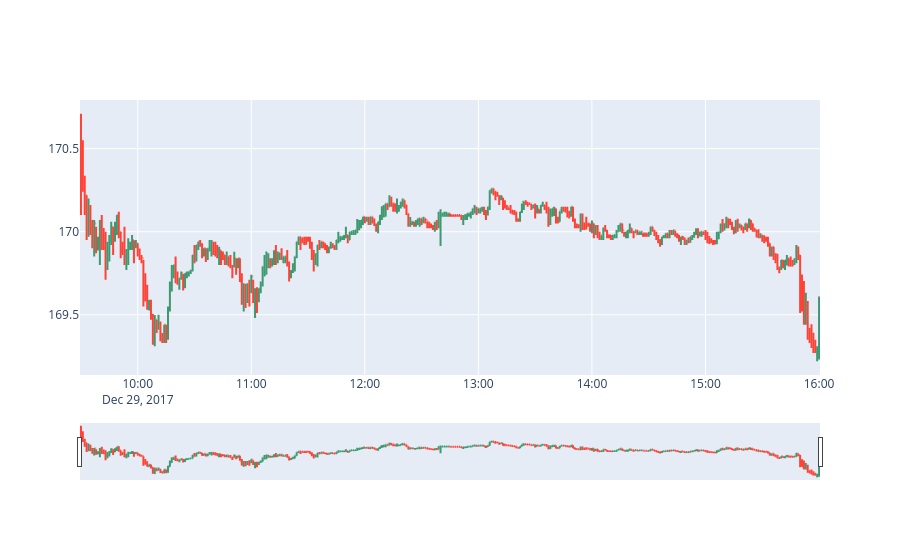

The cell this chart's notebook holds for it:
### Code cell
from plotly import graph_objects as go
fig = go.Figure(data=go.Ohlc(x=aapl.date_time, open=aapl.oaprice, high = aapl.high, low = aapl.low, close = aapl.caprice))
fig

### Figure 1 — Plotly figure (JSON) as saved in the notebook; plotly's stock layout.template omitted (floating-point values rounded to 4 significant figures; data arrays with more than 128 entries replaced by an {"elided": "..."} marker saying what was removed)
{"data": [{"close": {"elided": "391 float values"}, "high": {"elided": "391 float values"}, "low": {"elided": "391 float values"}, "open": {"elided": "391 float values"}, "type": "ohlc", "x": {"elided": "391 str values"}}], "layout": {}}
